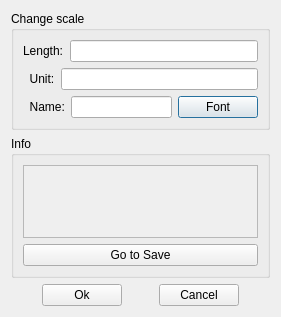
<?xml version="1.0" encoding="UTF-8"?>
<ui version="4.0">
 <class>DlgInfo</class>
 <widget class="QDialog" name="DlgInfo">
  <property name="geometry">
   <rect>
    <x>0</x>
    <y>0</y>
    <width>281</width>
    <height>317</height>
   </rect>
  </property>
  <property name="windowTitle">
   <string>Dialog</string>
  </property>
  <layout class="QVBoxLayout" name="verticalLayout_3">
   <item>
    <widget class="QGroupBox" name="groupBox">
     <property name="title">
      <string>Change scale</string>
     </property>
     <layout class="QVBoxLayout" name="verticalLayout">
      <item>
       <layout class="QHBoxLayout" name="horizontalLayout_4">
        <item>
         <widget class="QLabel" name="label">
          <property name="text">
           <string>Length:</string>
          </property>
         </widget>
        </item>
        <item>
         <widget class="QLineEdit" name="le_len"/>
        </item>
       </layout>
      </item>
      <item>
       <layout class="QHBoxLayout" name="horizontalLayout">
        <item>
         <widget class="QLabel" name="label_4">
          <property name="text">
           <string>  Unit:</string>
          </property>
         </widget>
        </item>
        <item>
         <widget class="QLineEdit" name="le_unit"/>
        </item>
       </layout>
      </item>
      <item>
       <layout class="QHBoxLayout" name="horizontalLayout_2">
        <item>
         <widget class="QLabel" name="label_2">
          <property name="text">
           <string>  Name:</string>
          </property>
         </widget>
        </item>
        <item>
         <widget class="QLineEdit" name="le_name"/>
        </item>
        <item>
         <widget class="QPushButton" name="btn_font">
          <property name="styleSheet">
           <string notr="true">background-color: qlineargradient(spread:pad, x1:0, y1:0, x2:1, y2:0, stop:0 rgba(245, 224, 176, 255), stop:0.09 rgba(246, 189, 237, 255), stop:0.14 rgba(194, 207, 246, 255), stop:0.19 rgba(184, 160, 168, 255), stop:0.25 rgba(171, 186, 248, 255), stop:0.32 rgba(243, 248, 224, 255), stop:0.385 rgba(249, 162, 183, 255), stop:0.47 rgba(100, 115, 124, 255), stop:0.58 rgba(251, 205, 202, 255), stop:0.65 rgba(170, 128, 185, 255), stop:0.75 rgba(252, 222, 204, 255), stop:0.805 rgba(206, 122, 218, 255), stop:0.86 rgba(254, 223, 175, 255), stop:0.91 rgba(254, 236, 244, 255), stop:1 rgba(255, 191, 221, 255));</string>
          </property>
          <property name="text">
           <string>Font</string>
          </property>
         </widget>
        </item>
       </layout>
      </item>
     </layout>
    </widget>
   </item>
   <item>
    <widget class="QGroupBox" name="groupBox_2">
     <property name="title">
      <string>Info</string>
     </property>
     <layout class="QVBoxLayout" name="verticalLayout_2">
      <item>
       <widget class="QTextEdit" name="te_Info">
        <property name="enabled">
         <bool>false</bool>
        </property>
       </widget>
      </item>
      <item>
       <widget class="QPushButton" name="btn_save">
        <property name="text">
         <string>Go to Save</string>
        </property>
       </widget>
      </item>
     </layout>
    </widget>
   </item>
   <item>
    <layout class="QHBoxLayout" name="horizontalLayout_3">
     <item>
      <spacer name="horizontalSpacer">
       <property name="orientation">
        <enum>Qt::Horizontal</enum>
       </property>
       <property name="sizeHint" stdset="0">
        <size>
         <width>40</width>
         <height>20</height>
        </size>
       </property>
      </spacer>
     </item>
     <item>
      <widget class="QPushButton" name="btn_ok">
       <property name="text">
        <string>Ok</string>
       </property>
      </widget>
     </item>
     <item>
      <spacer name="horizontalSpacer_2">
       <property name="orientation">
        <enum>Qt::Horizontal</enum>
       </property>
       <property name="sizeHint" stdset="0">
        <size>
         <width>40</width>
         <height>20</height>
        </size>
       </property>
      </spacer>
     </item>
     <item>
      <widget class="QPushButton" name="btn_cancel">
       <property name="text">
        <string>Cancel</string>
       </property>
      </widget>
     </item>
     <item>
      <spacer name="horizontalSpacer_3">
       <property name="orientation">
        <enum>Qt::Horizontal</enum>
       </property>
       <property name="sizeHint" stdset="0">
        <size>
         <width>40</width>
         <height>20</height>
        </size>
       </property>
      </spacer>
     </item>
    </layout>
   </item>
  </layout>
 </widget>
 <resources/>
 <connections/>
</ui>
